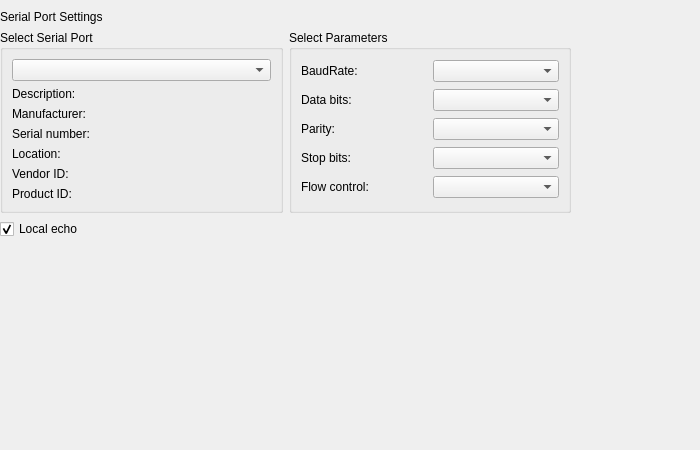
<?xml version="1.0" encoding="UTF-8"?>
<ui version="4.0">
 <class>SettingsWidget</class>
 <widget class="QWidget" name="SettingsWidget">
  <property name="geometry">
   <rect>
    <x>0</x>
    <y>0</y>
    <width>700</width>
    <height>450</height>
   </rect>
  </property>
  <property name="windowTitle">
   <string>Form</string>
  </property>
  <widget class="QWidget" name="verticalLayoutWidget">
   <property name="geometry">
    <rect>
     <x>0</x>
     <y>10</y>
     <width>571</width>
     <height>261</height>
    </rect>
   </property>
   <layout class="QVBoxLayout" name="verticalLayout">
    <item>
     <widget class="QLabel" name="label">
      <property name="text">
       <string>Serial Port Settings</string>
      </property>
     </widget>
    </item>
    <item>
     <layout class="QHBoxLayout" name="horizontalLayout">
      <item>
       <widget class="QGroupBox" name="selectBox">
        <property name="title">
         <string>Select Serial Port</string>
        </property>
        <layout class="QGridLayout" name="gridLayout_3">
         <item row="1" column="0">
          <widget class="QLabel" name="descriptionLabel">
           <property name="text">
            <string>Description:</string>
           </property>
          </widget>
         </item>
         <item row="0" column="0">
          <widget class="QComboBox" name="serialPortInfoListBox"/>
         </item>
         <item row="4" column="0">
          <widget class="QLabel" name="locationLabel">
           <property name="text">
            <string>Location:</string>
           </property>
          </widget>
         </item>
         <item row="5" column="0">
          <widget class="QLabel" name="vidLabel">
           <property name="text">
            <string>Vendor ID:</string>
           </property>
          </widget>
         </item>
         <item row="6" column="0">
          <widget class="QLabel" name="pidLabel">
           <property name="text">
            <string>Product ID:</string>
           </property>
          </widget>
         </item>
         <item row="3" column="0">
          <widget class="QLabel" name="serialNumberLabel">
           <property name="text">
            <string>Serial number:</string>
           </property>
          </widget>
         </item>
         <item row="2" column="0">
          <widget class="QLabel" name="manufacturerLabel">
           <property name="text">
            <string>Manufacturer:</string>
           </property>
          </widget>
         </item>
        </layout>
       </widget>
      </item>
      <item>
       <widget class="QGroupBox" name="parametersBox">
        <property name="title">
         <string>Select Parameters</string>
        </property>
        <layout class="QGridLayout" name="gridLayout_4">
         <item row="4" column="1">
          <widget class="QComboBox" name="flowControlBox"/>
         </item>
         <item row="2" column="0">
          <widget class="QLabel" name="parityLabel">
           <property name="text">
            <string>Parity:</string>
           </property>
          </widget>
         </item>
         <item row="0" column="1">
          <widget class="QComboBox" name="baudRateBox"/>
         </item>
         <item row="2" column="1">
          <widget class="QComboBox" name="parityBox"/>
         </item>
         <item row="4" column="0">
          <widget class="QLabel" name="flowControlLabel">
           <property name="text">
            <string>Flow control:</string>
           </property>
          </widget>
         </item>
         <item row="3" column="0">
          <widget class="QLabel" name="stopBitsLabel">
           <property name="text">
            <string>Stop bits:</string>
           </property>
          </widget>
         </item>
         <item row="1" column="0">
          <widget class="QLabel" name="dataBitsLabel">
           <property name="text">
            <string>Data bits:</string>
           </property>
          </widget>
         </item>
         <item row="3" column="1">
          <widget class="QComboBox" name="stopBitsBox"/>
         </item>
         <item row="0" column="0">
          <widget class="QLabel" name="baudRateLabel">
           <property name="text">
            <string>BaudRate:</string>
           </property>
          </widget>
         </item>
         <item row="1" column="1">
          <widget class="QComboBox" name="dataBitsBox"/>
         </item>
        </layout>
       </widget>
      </item>
     </layout>
    </item>
    <item>
     <widget class="QCheckBox" name="localEchoCheckBox">
      <property name="text">
       <string>Local echo</string>
      </property>
      <property name="checked">
       <bool>true</bool>
      </property>
     </widget>
    </item>
    <item>
     <spacer name="verticalSpacer">
      <property name="orientation">
       <enum>Qt::Vertical</enum>
      </property>
      <property name="sizeHint" stdset="0">
       <size>
        <width>20</width>
        <height>40</height>
       </size>
      </property>
     </spacer>
    </item>
   </layout>
  </widget>
 </widget>
 <resources/>
 <connections/>
</ui>
